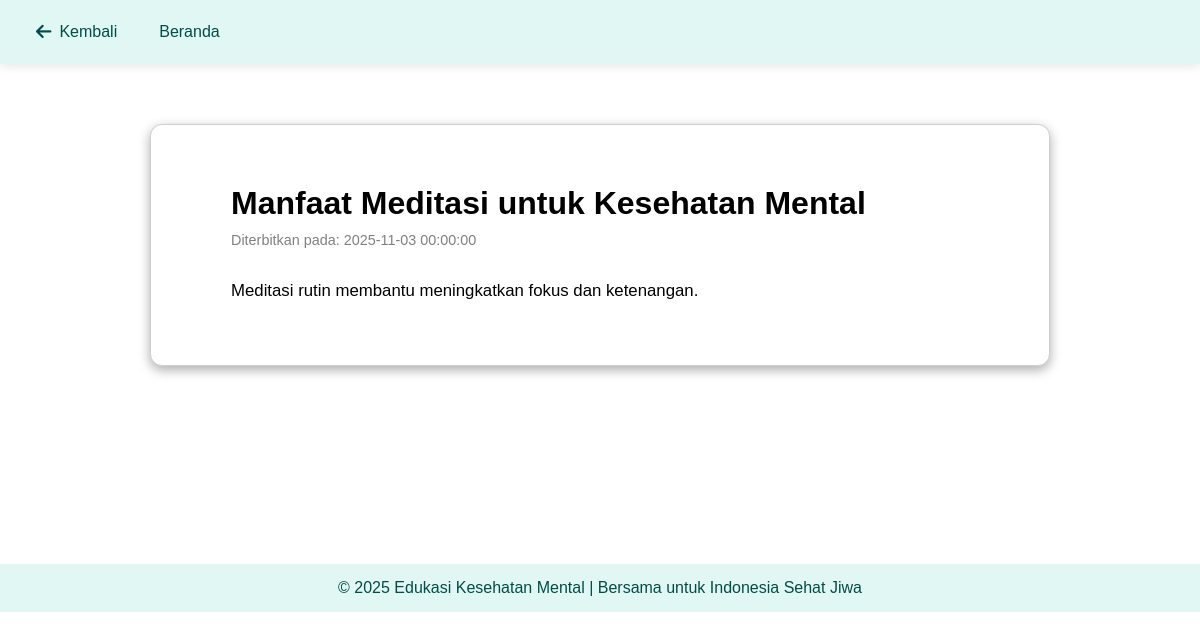
Screenshot of /artikel_detail.php?id=2 with the database file from the repository.
### tables this page shows
CREATE TABLE `artikel` (
  `artikel_id` int(11) NOT NULL,
  `dokter_id` int(11) DEFAULT NULL,
  `judul` varchar(200) DEFAULT NULL,
  `isi` longtext DEFAULT NULL,
  `tanggal` datetime DEFAULT NULL
);

### artikel_detail.php (the view, shortened to what this page needs)
<?php
include 'connection.php';
if(isset($_GET['id'])){
    $id = $_GET['id'];
    $sql = "SELECT * FROM artikel WHERE artikel_id = '$id'";
    $result = $conn->query($sql);
    if($result->num_rows > 0){
        $row = $result->fetch_assoc();
    } else{
        echo "<script>alert('Artikel tidak ditemukan!'); window.location='edukasi.php';</script>";
        exit;
    }
} else{
    header("Location: edukasi.php");
    exit;
}
function autoLink($text) {
    $pattern = '/(https?:\/\/[^\s]+)/i';
    $replace = '<a href="$1" target="_blank" style="color:#0066cc; text-decoration:underline;">$1</a>';
    return preg_replace($pattern, $replace, $text);
}
?>
<!DOCTYPE html>
<html lang="id">
<head>
    <link rel="stylesheet" href="asset/css/style.css">
    <link rel="stylesheet" href="https://cdnjs.cloudflare.com/ajax/libs/font-awesome/6.4.0/css/all.min.css">
</head>
<body>
    <header class="detail-header">
        <nav class="navbar-simple">
            <a href="edukasi.php" class="back-button">
                <i class="fas fa-arrow-left"></i>
                <span>Kembali</span>
            </a>
            <a href="<?= $link_beranda ?>" class="back-button" style="margin-left: 10px;">
                <span>Beranda</span>
            </a>
        </nav>
    </header>
    <main class="artikel-detail">
        <div class="artikel-container">
            <h1><?= $row['judul'] ?></h1>
            <p class="tanggal">Diterbitkan pada: <?= $row['tanggal'] ?></p>
            <div class="isi-artikel">
                <?= autoLink($row['isi']) ?>
            </div>
        </div>
    </main>
    <footer>
        <p>© 2025 Edukasi Kesehatan Mental | Bersama untuk Indonesia Sehat Jiwa</p>
    </footer>
</body>
</html>

### asset/css/style.css (style rules this page uses)
* { margin: 0; padding: 0; box-sizing: border-box; font-family: "Poppins", sans-serif; }
html { scroll-behavior: smooth; }
header { background-color: #e0f7f4; box-shadow: 0 2px 5px rgba(0, 0, 0, 0.1); justify-content: right; }
.artikel-container { padding: 60px 80px; background: #fff; margin: 40px auto; max-width: 900px; border-radius: 12px; border: 1px solid #cfcfcf; box-shadow: 0 4px 12px rgba(0, 0, 0, 0.329); }
.artikel-detail { min-height: 440px; padding: 20px; }
.artikel-container h1 { font-size: 2rem; margin-bottom: 10px; }
.artikel-container .tanggal { color: gray; font-size: 0.9rem; }
.isi-artikel { line-height: 1.7; font-size: 1.05rem; white-space: pre-line; }
.detail-header { background-color: #e0f7f4; box-shadow: 0 2px 10px rgba(0, 0, 0, 0.1); position: sticky; top: 0; z-index: 1000; }
.navbar-simple { display: flex; align-items: center; padding: 15px 20px; max-width: 1200px; margin: 0 auto; }
.back-button { display: flex; align-items: center; gap: 8px; text-decoration: none; color: #004d47; font-weight: 500; padding: 8px 16px; border-radius: 6px; transition: all 0.3s ease; }
.back-button i { font-size: 1.1rem; }
.back-button span { font-size: 1rem; }
footer { background-color: #e0f7f4; color: #004d47; text-align: center; padding: 15px; margin-top: 60px; }

### rows the page displays
artikel: judul "Manfaat Meditasi untuk Kesehatan Mental", tanggal "2025-11-03 00:00:00", isi "Meditasi rutin membantu meningkatkan fokus dan ketenangan."
